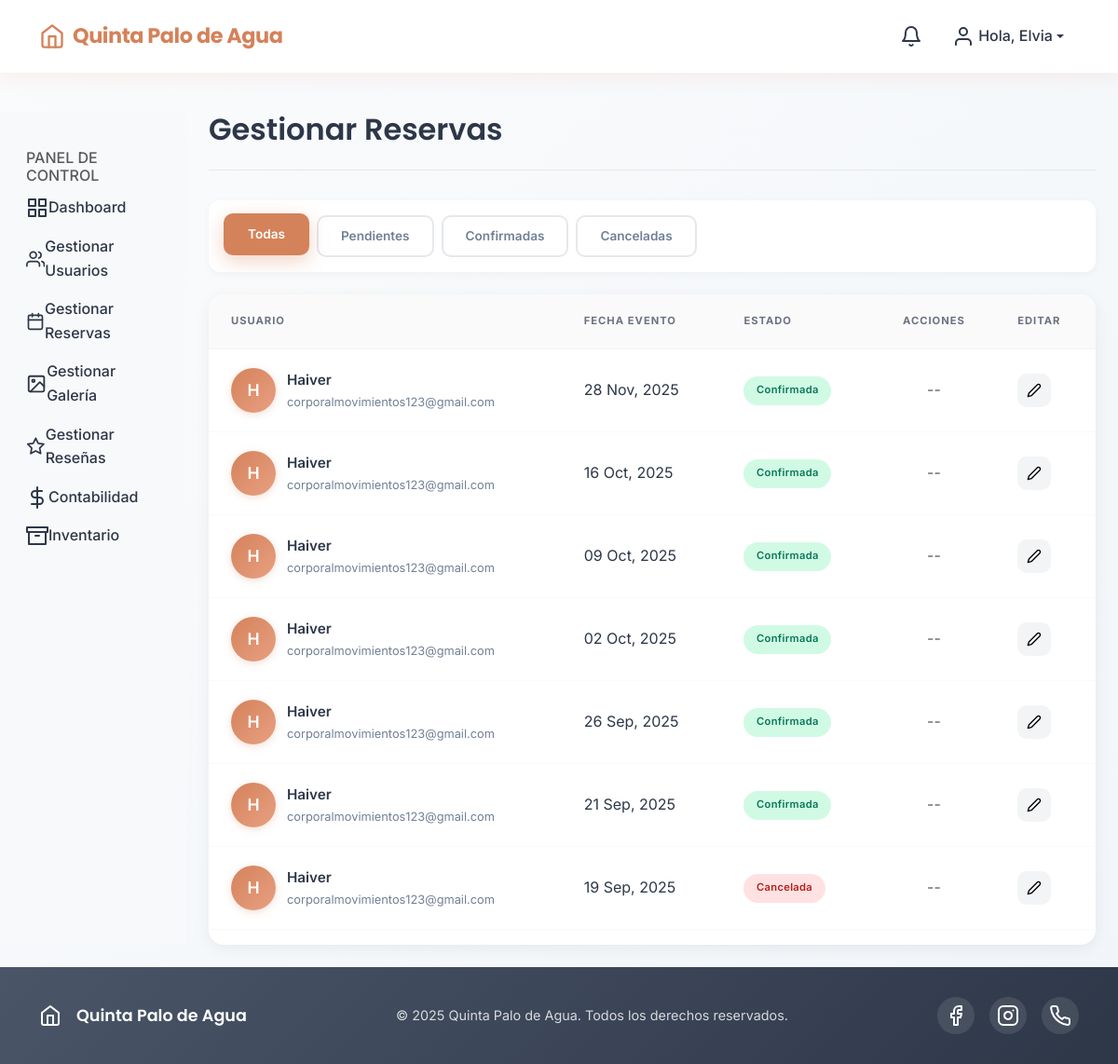
/panel-control/reservas/ (signed in), run on an earlier commit of the app's database.
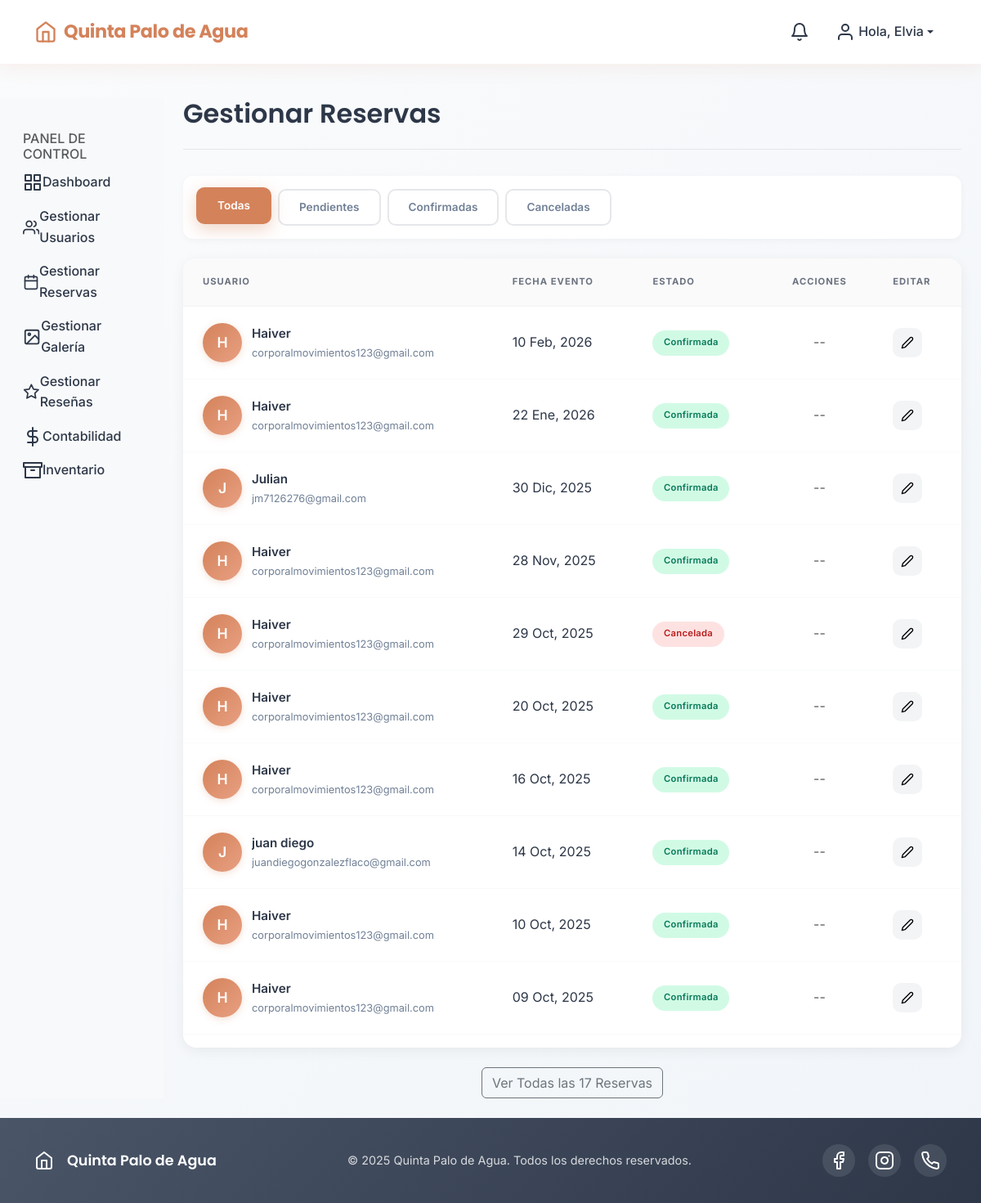
And on a later commit of the database.
### reservas/models.py (models this page shows, shortened)
class Reserva(models.Model):
    usuario = models.ForeignKey(User, on_delete=models.CASCADE, related_name='reservas')
    fecha_reserva = models.DateField(verbose_name="Fecha del Evento")
    numero_personas = models.PositiveIntegerField(verbose_name="Número de Personas")
    tipo_evento = models.CharField(max_length=100, verbose_name="Tipo de Evento")
    ESTADO_CHOICES = [
        ('pendiente', 'Pendiente'),
        ('esperando_pago', 'Esperando Pago'), # Nuevo estado
        ('confirmada', 'Confirmada'),
        ('cancelada', 'Cancelada'),
    ]
    estado = models.CharField(max_length=15, choices=ESTADO_CHOICES, default='pendiente')
    precio = models.DecimalField(max_digits=10, decimal_places=2, default=0.00, verbose_name="Precio de la Reserva")
    hora_ingreso = models.TimeField(null=True, blank=True, verbose_name="Hora de Ingreso")
    hora_salida = models.TimeField(null=True, blank=True, verbose_name="Hora de Salida")
    detalles_privilegios = models.TextField(blank=True, verbose_name="Privilegios Incluidos", help_text="Ej: Acceso a piscina, 2 habitaciones, uso de la cocina.")
    penalizacion_tardia = models.DecimalField(max_digits=10, decimal_places=2, default=50000.00, verbose_name="Penalización por Hora Extra")
    fecha_esperando_pago = models.DateTimeField(null=True, blank=True, editable=False)
    class Meta:
        ordering = ['-fecha_reserva']

### reservas/views.py (the view)
# urls.py: path('reservas/', reservas_views.lista_reservas_admin, name='lista_reservas_admin'),
@login_required
def lista_reservas_admin(request):
    if not request.user.is_staff:
        return redirect('index')
    filtro_actual = request.GET.get('estado')
    reservas_list = Reserva.objects.all().order_by('-fecha_reserva')
    if filtro_actual:
        reservas_list = reservas_list.filter(estado=filtro_actual)
    paginator = Paginator(reservas_list, 10)
    reservas_pagina = paginator.get_page(1)
    context = {
        'reservas_pagina': reservas_pagina,       # Las 10 primeras para la tabla principal
        'todas_las_reservas': reservas_list,    # Todas las reservas para el modal
        'filtro_actual': filtro_actual,
    }
    return render(request, 'panel_admin/admin_lista_reservas.html', context)

### templates/panel_admin/admin_lista_reservas.html (shortened to what this page needs)
{% extends 'panel_admin/panel_admin_base.html' %}
{% load static %}
{% block panel_content %}
<link rel="stylesheet" href="{% static 'css/gestionar_reservas.css' %}">
<link rel="stylesheet" href="{% static 'css/gestionar_usuarios.css' %}">
<div class="page-header">
    <h1 class="page-title">Gestionar Reservas</h1>
</div>
<div class="filtros-reservas">
    <a href="{% url 'lista_reservas_admin' %}" class="btn-filtro {% if not filtro_actual %}active{% endif %}">Todas</a>
    <a href="{% url 'lista_reservas_admin' %}?estado=pendiente" class="btn-filtro {% if filtro_actual == 'pendiente' %}active{% endif %}">Pendientes</a>
    <a href="{% url 'lista_reservas_admin' %}?estado=confirmada" class="btn-filtro {% if filtro_actual == 'confirmada' %}active{% endif %}">Confirmadas</a>
    <a href="{% url 'lista_reservas_admin' %}?estado=cancelada" class="btn-filtro {% if filtro_actual == 'cancelada' %}active{% endif %}">Canceladas</a>
</div>
<div class="reservas-table-container">
    <div class="table-responsive">
        <table class="table reservas-table">
            <thead>
                <tr>
                    <th>Usuario</th>
                    <th>Fecha Evento</th>
                    <th>Estado</th>
                    <th class="text-center">Acciones</th>
                    <th>Editar</th>
                </tr>
            </thead>
            <tbody>
                {% for reserva in reservas_pagina %}
                <tr>
                    <td>
                        <div class="user-info">
                            <div class="user-avatar">{{ reserva.usuario.username|first|upper }}</div>
                            <div class="user-details">
                                <span class="username">{{ reserva.usuario.first_name|default:reserva.usuario.username }}</span>
                                <span class="email">{{ reserva.usuario.email }}</span>
                            </div>
                        </div>
                    </td>
                    <td>{{ reserva.fecha_reserva|date:"d M, Y" }}</td>
                    <td><span class="badge-estado badge-{{ reserva.estado|slugify }}">{{ reserva.get_estado_display }}</span></td>
                    <td class="text-center acciones-cell">
                        {% if reserva.estado == 'pendiente' %}
                        <form action="{% url 'actualizar_estado_reserva' reserva.id %}" method="post" class="d-inline">
                            {% csrf_token %}
                            <input type="hidden" name="estado" value="esperando_pago">
                            <button type="submit" class="btn btn-success btn-sm">Confirmar</button>
                        </form>
                        <form action="{% url 'actualizar_estado_reserva' reserva.id %}" method="post" class="d-inline">
                            {% csrf_token %}
                            <input type="hidden" name="estado" value="cancelada">
                            <button type="submit" class="btn btn-danger btn-sm">Rechazar</button>
                        </form>
                        {% else %}
                        <span class="text-muted">--</span>
                        {% endif %}
                    </td>
                    <td>
                        <a href="{% url 'editar_reserva_admin' reserva.id %}" class="btn btn-light btn-edit"><span data-feather="edit-2" style="width:16px; height:16px;"></span></a>
                    </td>
                </tr>
                {% empty %}
                <tr><td colspan="5" class="text-center py-5"><p class="mb-0">No hay reservas que coincidan con el filtro.</p></td></tr>
                {% endfor %}
            </tbody>
        </table>
    </div>
</div>
{% if todas_las_reservas.count > 10 %}
<div class="text-center mt-4">
    <button type="button" class="btn btn-outline-secondary" data-bs-toggle="modal" data-bs-target="#modalTodasReservas">Ver Todas las {{ todas_las_reservas.count }} Reservas</button>
</div>
{% endif %}
{% endblock %}

What changed in the data, as far as the page shows it:
no longer on this page (row unchanged): Reserva: usuario.username|first "H", usuario.first_name "Haiver", usuario.email "corporalmovimientos123@gmail.com", fecha_reserva "02 Oct, 2025", estado "Confirmada"
no longer on this page (row unchanged): Reserva: usuario.username|first "H", usuario.first_name "Haiver", usuario.email "corporalmovimientos123@gmail.com", fecha_reserva "26 Sep, 2025", estado "Confirmada"
no longer on this page (row unchanged): Reserva: usuario.username|first "H", usuario.first_name "Haiver", usuario.email "corporalmovimientos123@gmail.com", fecha_reserva "21 Sep, 2025", estado "Confirmada"
no longer on this page (row unchanged): Reserva: usuario.username|first "H", usuario.first_name "Haiver", usuario.email "corporalmovimientos123@gmail.com", fecha_reserva "19 Sep, 2025", estado "Cancelada"
added Reserva: usuario.username|first "H", usuario.first_name "Haiver", usuario.email "corporalmovimientos123@gmail.com", fecha_reserva "10 Feb, 2026", estado "Confirmada"
added Reserva: usuario.username|first "H", usuario.first_name "Haiver", usuario.email "corporalmovimientos123@gmail.com", fecha_reserva "22 Ene, 2026", estado "Confirmada"
added Reserva: usuario.username|first "J", usuario.first_name "Julian", usuario.email "jm7126276@gmail.com", fecha_reserva "30 Dic, 2025", estado "Confirmada"
added Reserva: usuario.username|first "H", usuario.first_name "Haiver", usuario.email "corporalmovimientos123@gmail.com", fecha_reserva "29 Oct, 2025", estado "Cancelada"
added Reserva: usuario.username|first "H", usuario.first_name "Haiver", usuario.email "corporalmovimientos123@gmail.com", fecha_reserva "20 Oct, 2025", estado "Confirmada"
added Reserva: usuario.username|first "J", usuario.first_name "juan diego", usuario.email "juandiegogonzalezflaco@gmail.com", fecha_reserva "14 Oct, 2025", estado "Confirmada"
added Reserva: usuario.username|first "H", usuario.first_name "Haiver", usuario.email "corporalmovimientos123@gmail.com", fecha_reserva "10 Oct, 2025", estado "Confirmada"
Also different on the page:
{{ todas_las_reservas.count }}: (not shown) → "17"
text now shown: "Ver Todas las Reservas"
